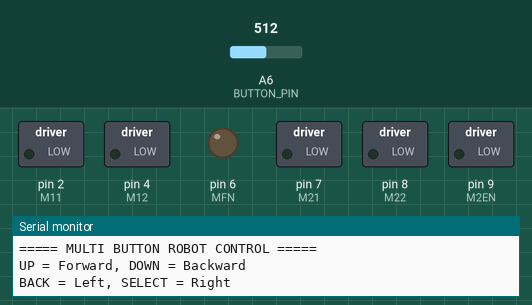
Simulated run of this sketch. Board: Arduino Nano, built with avr-gcc and run on an emulated ATmega328P. On the bench: switched loads named in the sketch (green lamp = pin HIGH), output pins drawn as LEDs (lit = HIGH), the last lines printed to the serial monitor. The test bench sets the inputs (shaded band); at power-on: A6 (BUTTON_PIN) = 512.

Above: at 1.2 s.
1.3 s: A6 (BUTTON_PIN) set to 708
2.8 s: A6 (BUTTON_PIN) set to 732
At 4.0 s:
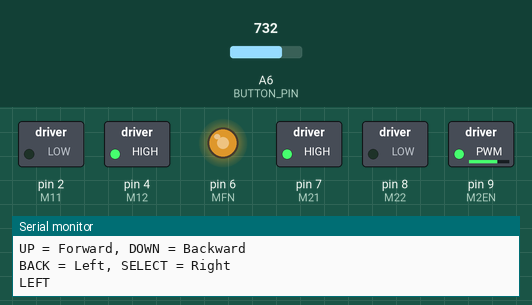
4.3 s: A6 (BUTTON_PIN) set to 716
At 5.4 s:
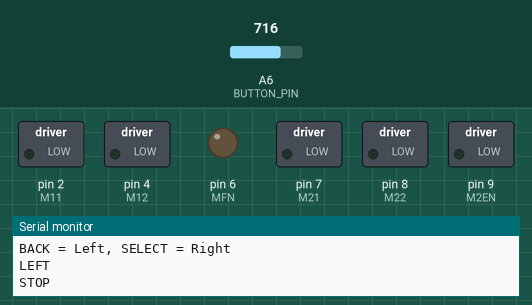
5.8 s: A6 (BUTTON_PIN) set to 735
At 7.0 s:
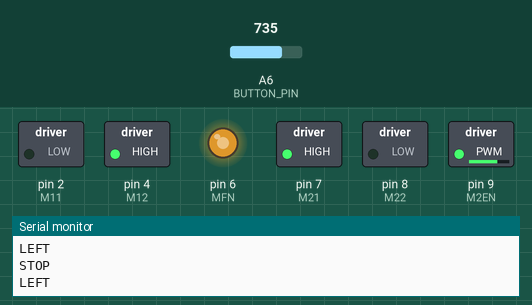
7.3 s: A6 (BUTTON_PIN) set to 715
At 8.5 s:
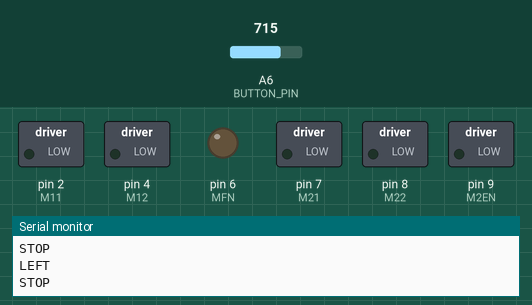
Timing chart, 0 to 9.8 s (numbered marks = the images above; inputs shaded):
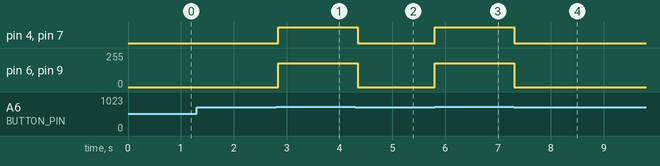

Measured:
- the behaviour switches between 724 and 725 on A6 (BUTTON_PIN) (found by bisection; images 0 and 1)
- after the input at 1.3 s, every drawn part: stays the same
- after the input at 2.8 s, pin 4 (M12), pin 7 (M21): LOW → HIGH at once; pin 6 (MFN), pin 9 (M2EN): 0/255 → 180/255 at once
- after the input at 4.3 s, pin 4 (M12), pin 7 (M21): HIGH → LOW after 0.05 s; pin 6 (MFN), pin 9 (M2EN): 180/255 → 0/255 after 0.05 s
- after the input at 5.8 s, pin 4 (M12), pin 7 (M21): LOW → HIGH at once; pin 6 (MFN), pin 9 (M2EN): 0/255 → 180/255 at once
- after the input at 7.3 s, pin 4 (M12), pin 7 (M21): HIGH → LOW at once; pin 6 (MFN), pin 9 (M2EN): 180/255 → 0/255 at once

The sketch:

Practical_65.ino
```cpp
/*
==========================================
Practical-65 : Control Robot Using Multiple Buttons
Autobotix Robotics Board (Dual Enable Fixed)

M11  -> D2
M12  -> D4
MFN  -> D6 (Motor 1 PWM)
M2EN -> D9 (Motor 2 PWM)
M21  -> D7
M22  -> D8
Button -> A6
==========================================
*/

#define M11  2
#define M12  4
#define MFN  6      // Motor 1 Enable / PWM
#define M2EN 9      // Motor 2 Enable / PWM
#define M21  7
#define M22  8

#define BUTTON_PIN A6

// Calibrated Hardware ADC Ranges
#define BTN_BACK_MIN   725
#define BTN_BACK_MAX   745
#define BTN_DOWN_MIN   780
#define BTN_DOWN_MAX   800
#define BTN_UP_MIN     845
#define BTN_UP_MAX     865
#define BTN_SELECT_MIN 920
#define BTN_SELECT_MAX 945

int speedValue = 180;
int lastButton = 0;

//---------------------------------
int getButton()
{
  int value = analogRead(BUTTON_PIN);

  if (value >= BTN_BACK_MIN && value <= BTN_BACK_MAX)     return 3;   // BACK (733-734)
  if (value >= BTN_DOWN_MIN && value <= BTN_DOWN_MAX)     return 2;   // DOWN (789-790)
  if (value >= BTN_UP_MIN && value <= BTN_UP_MAX)         return 1;   // UP (853-855)
  if (value >= BTN_SELECT_MIN && value <= BTN_SELECT_MAX) return 4;   // SELECT (931-932)

  return 0;
}

//---------------------------------
void forward()
{
  digitalWrite(M11, HIGH);
  digitalWrite(M12, LOW);
  digitalWrite(M21, HIGH);
  digitalWrite(M22, LOW);
  analogWrite(MFN, speedValue);
  analogWrite(M2EN, speedValue);
  Serial.println("FORWARD");
}

//---------------------------------
void backward()
{
  digitalWrite(M11, LOW);
  digitalWrite(M12, HIGH);
  digitalWrite(M21, LOW);
  digitalWrite(M22, HIGH);
  analogWrite(MFN, speedValue);
  analogWrite(M2EN, speedValue);
  Serial.println("BACKWARD");
}

//---------------------------------
void leftTurn()
{
  digitalWrite(M11, LOW);
  digitalWrite(M12, HIGH);
  digitalWrite(M21, HIGH);
  digitalWrite(M22, LOW);
  analogWrite(MFN, speedValue);
  analogWrite(M2EN, speedValue);
  Serial.println("LEFT");
}

//---------------------------------
void rightTurn()
{
  digitalWrite(M11, HIGH);
  digitalWrite(M12, LOW);
  digitalWrite(M21, LOW);
  digitalWrite(M22, HIGH);
  analogWrite(MFN, speedValue);
  analogWrite(M2EN, speedValue);
  Serial.println("RIGHT");
}

//---------------------------------
void stopCar()
{
  digitalWrite(M11, LOW);
  digitalWrite(M12, LOW);
  digitalWrite(M21, LOW);
  digitalWrite(M22, LOW);
  analogWrite(MFN, 0);
  analogWrite(M2EN, 0);
}

//---------------------------------
void setup()
{
  Serial.begin(9600);

  pinMode(M11, OUTPUT);
  pinMode(M12, OUTPUT);
  pinMode(M21, OUTPUT);
  pinMode(M22, OUTPUT);
  pinMode(MFN, OUTPUT);
  pinMode(M2EN, OUTPUT);

  stopCar();

  Serial.println("===== MULTI BUTTON ROBOT CONTROL =====");
  Serial.println("UP = Forward, DOWN = Backward");
  Serial.println("BACK = Left, SELECT = Right");
}

//---------------------------------
void loop()
{
  int btn = getButton();

  if (btn != 0 && btn != lastButton)
  {
    switch (btn)
    {
      case 1: forward();   break;   // UP
      case 2: backward();  break;   // DOWN
      case 3: leftTurn();  break;   // BACK
      case 4: rightTurn(); break;   // SELECT
    }
  }

  if (btn == 0 && lastButton != 0)
  {
    stopCar();
    Serial.println("STOP");
  }

  lastButton = btn;

  delay(50);
}
```
